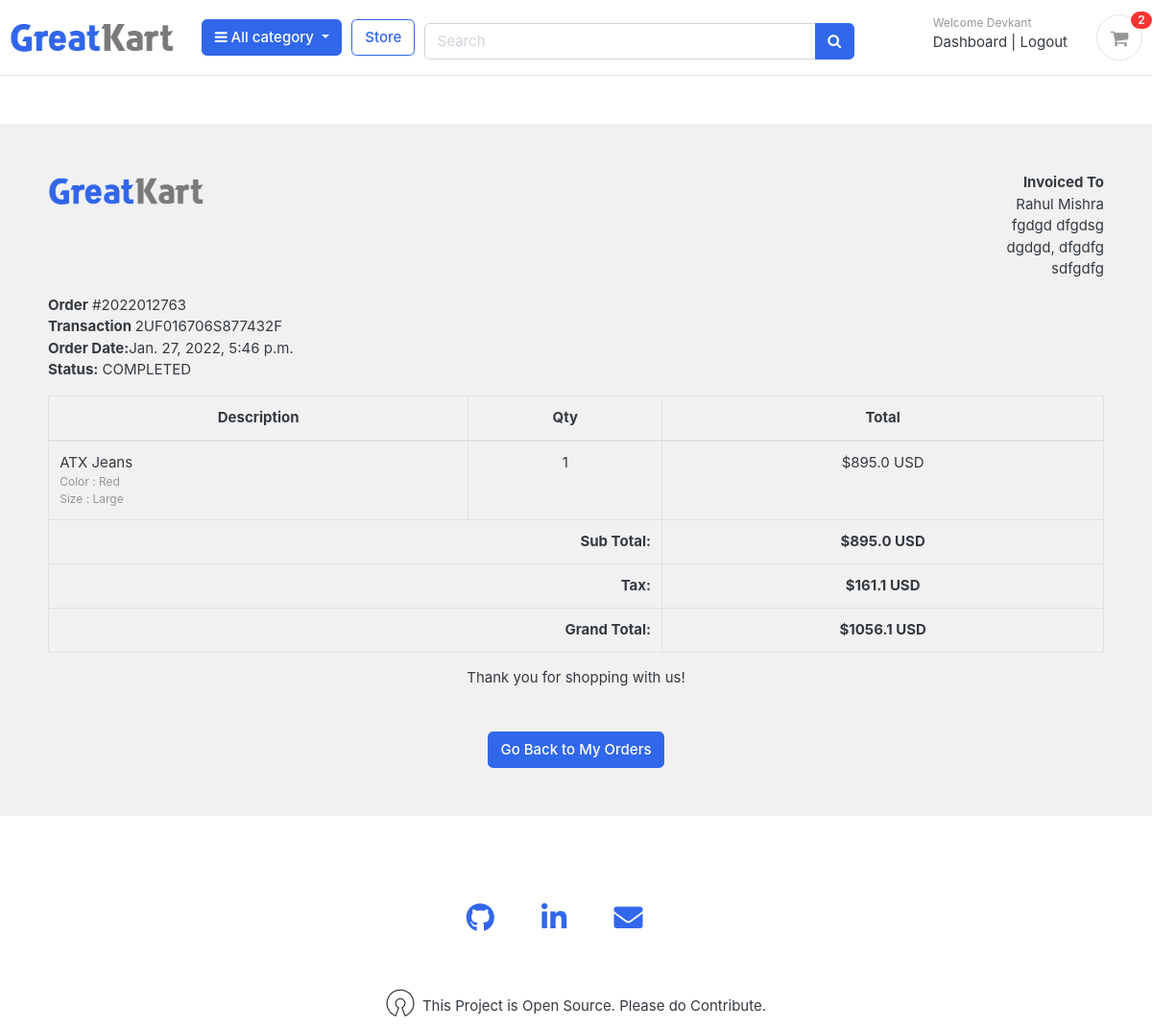
/accounts/order_detail/2022012763/ (signed in), run on the app's committed database.
### accounts/models.py (models this page shows, shortened)
class Account(AbstractBaseUser):
	first_name = models.CharField(max_length=50)
	last_name = models.CharField(max_length=50)
	username = models.CharField(max_length=50,unique=True)
	email = models.EmailField(max_length=50,unique=True)
	phone_number = models.CharField(max_length=50)
	date_joined = models.DateTimeField(auto_now_add=True)
	last_login = models.DateTimeField(auto_now_add=True)
	is_admin = models.BooleanField(default=False)
	is_staff = models.BooleanField(default=False)
	is_active = models.BooleanField(default=False)
	is_superadmin = models.BooleanField(default=False)
	USERNAME_FIELD = 'email'
	REQUIRED_FIELDS = ['username','first_name','last_name']
	objects = MyAccountManager()

### orders/models.py (models this page shows, shortened)
class Order(models.Model):
	STATUS = (
		('New' , 'New'),
		('Accepted', 'Accepted'),
		('Completed', 'Completed'),
		('Cancelled', 'Cancelled'),
	)
	user = models.ForeignKey(Account,on_delete = models.SET_NULL,null=True)
	payment = models.ForeignKey(Payment,on_delete = models.SET_NULL,blank=True,null = True)
	order_number = models.CharField(max_length=20)
	first_name = models.CharField(max_length=50)
	last_name = models.CharField(max_length=50)
	phone = models.CharField(max_length=15)
	email = models.EmailField(max_length=50)
	address_line_1 = models.CharField(max_length=100)
	address_line_2 = models.CharField(max_length=100,blank=True)
	country = models.CharField(max_length=50)
	state = models.CharField(max_length=50)
	city = models.CharField(max_length=50)
	order_note = models.CharField(max_length=100,blank=True)
	order_total = models.FloatField()
	tax = models.FloatField()
	status = models.CharField(max_length=10,choices=STATUS,default='New')
	ip = models.CharField(blank=True,max_length=50)
	is_ordered = models.BooleanField(default=False)
	created_at = models.DateTimeField(auto_now_add=True)
	updated_at = models.DateTimeField(auto_now=True)
	def full_name(self):
		return f"{self.first_name} {self.last_name}"
	def full_address(self):
		return f"{self.address_line_1} {self.address_line_2}"

class Payment(models.Model):
	user = models.ForeignKey(Account,on_delete = models.CASCADE)
	payment_id = models.CharField(max_length=100)
	payment_method = models.CharField(max_length=100)
	amount_paid = models.CharField(max_length=100)
	status = models.CharField(max_length=100)
	created_at = models.DateTimeField(auto_now_add=True)

class OrderProduct(models.Model):
	order = models.ForeignKey(Order,on_delete = models.CASCADE)
	payment = models.ForeignKey(Payment,on_delete = models.CASCADE)
	user = models.ForeignKey(Account,on_delete = models.CASCADE)
	product = models.ForeignKey(Product,on_delete = models.CASCADE)
	variations = models.ManyToManyField(Variation,blank = True)
	quantity = models.IntegerField()
	product_price = models.FloatField()
	ordered = models.BooleanField(default=False)
	created_at= models.DateTimeField(auto_now_add=True)
	updated_at = models.DateTimeField(auto_now=True)

### store/models.py (models this page shows, shortened)
class Product(models.Model):
	product_name = models.CharField(max_length=255,unique=True)
	slug = models.SlugField(max_length=200,unique=True)
	description = models.TextField(max_length=500,blank = True)
	price = models.IntegerField()
	images = models.ImageField(upload_to='photos/products')
	stock = models.IntegerField()
	is_available = models.BooleanField(default=True)
	category = models.ForeignKey(Category, on_delete=models.CASCADE)
	created_date = models.DateTimeField(auto_now_add = True)
	modified_date = models.DateTimeField(auto_now = True)

class Variation(models.Model):
	product = models.ForeignKey(Product,on_delete = models.CASCADE)
	variation_category = models.CharField(max_length=100, choices = variation_category_choice)
	variation_value = models.CharField(max_length = 100)
	is_active = models.BooleanField(default=True)
	created_date = models.DateTimeField(auto_now = True)
	objects = VariationManager()

### accounts/views.py (the view)
# urls.py: path('order_detail/<int:order_id>/',views.order_detail,name='order_detail')
@login_required(login_url='login')
def order_detail(request,order_id):
	order_detail = OrderProduct.objects.filter(order__order_number=order_id)
	order = Order.objects.get(order_number= order_id)
	subtotal =0
	for i in order_detail:
		subtotal += i.quantity*i.product_price
	context ={
		'order_detail':order_detail,
		'order':order,
		'subtotal':subtotal,
	}
	return render(request,'accounts/order_detail.html',context)

### carts/context_processors.py (called while the page is built)
def counter(request):
	cart_count = 0
	if 'admin' in request.path:
		return {}
	else:
		try:
			cart = Cart.objects.filter(cart_id = _cart_id(request))
			if request.user.is_authenticated:
				cart_items  = CartItem.objects.all().filter(user =request.user)
			else:
				cart_items  = CartItem.objects.all().filter(cart = cart[:1])
			for cart_item in cart_items:
				cart_count += cart_item.quantity
		except Cart.DoesNotExist:
			cart_count = 0
	return dict(cart_count=cart_count)

### carts/views.py (called while the page is built)
def _cart_id(request):
	cart = request.session.session_key
	if not cart:
		cart = request.session.create()
	return cart

### category/context_processors.py (called while the page is built)
def menu_links(request):
	links = Category.objects.all()
	return dict(links=links)

### category/models.py (called while the page is built)
	def get_url(self):
		return reverse('products_by_category',args =[self.slug])

### templates/accounts/order_detail.html
{% extends "base.html" %}
{% load static %}
{% block content %}
<div class="container" style="margin: 0 auto;width: 100%;padding: 50px;background: #f1f1f1;margin-top: 50px;margin-bottom: 50px;">
    <div class="row invoice row-printable">
        <div class="col-md-12">
            <div class="panel panel-default plain" id="dash_0">
                <div class="panel-body p30">
                    <div class="row">
                        <div class="col-lg-6">
                            <div class="invoice-logo"><img src="{% static '/images/logo.png' %}" alt="Invoice logo" style="max-height: 40px;"></div>
                        </div>
                        <div class="col-lg-6">
                            <div class="invoice-from">
                                <ul class="list-unstyled text-right">
                                    <li><strong>Invoiced To</strong></li>
                                    <li>{{order.full_name}}</li>
                                    <li>{{order.full_address}}</li>
                                    <li>{{order.city}}, {{order.state}}</li>
                                    <li>{{order.country}}</li>
                                </ul>
                            </div>
                        </div>
                        <div class="col-lg-12">
                            <div class="invoice-details mt25">
                                <div class="well">
                                    <ul class="list-unstyled mb0">
                                        <li><strong>Order</strong> #{{order.order_number}}</li>
                                        <li><strong>Transaction </strong>{{order.payment.payment_id}}</li>
                                        <li><strong>Order Date:</strong>{{order.created_at}}</li>
                                        <li><strong>Status:</strong> {{order.payment.status}}</li>
                                    </ul>
                                </div>
                            </div>
							<div class="row">
							<div class="col-lg-12">
                            <div class="invoice-items">
                                <div class="table-responsive" style="overflow: hidden; outline: none;" tabindex="0">
                                    <table class="table table-bordered" stye="width:100%">
                                        <thead>
                                            <tr>
                                                <th class="per70 text-center">Description</th>
                                                <th class="per5 text-center">Qty</th>
                                                <th class="per25 text-center">Total</th>
                                            </tr>
                                        </thead>
                                        <tbody>
										{% for item in order_detail %}
                                            <tr>
                                                <td>
												{{item.product.product_name}}
												<p class="text-muted small">
												{% for i in item.variations.all %}
													{{i.variation_category | capfirst}} : {{i.variation_value | capfirst}} <br>
												{% endfor %}
												</p>
												</td>
                                                <td class="text-center">{{item.quantity}}</td>
                                                <td class="text-center">${{item.product_price}} USD</td>
                                            </tr>
										{% endfor %}
                                        </tbody>
                                        <tfoot>
                                            <tr>
                                                <th colspan="2" class="text-right">Sub Total:</th>
                                                <th class="text-center">${{subtotal}} USD</th>
                                            </tr>
                                            <tr>
                                                <th colspan="2" class="text-right">Tax:</th>
                                                <th class="text-center">${{order.tax}} USD</th>
                                            </tr>
                                            <tr>
                                                <th colspan="2" class="text-right">Grand Total:</th>
                                                <th class="text-center">${{order.order_total}} USD</th>
                                            </tr>
                                        </tfoot>
                                    </table>
                                </div>
							</div>
                            </div>
							</div>
                            <div class="invoice-footer mt25">
                                <p class="text-center">Thank you for shopping with us!</p>
                            </div>
                        </div>
                    </div>
                </div>
            </div>
        </div>
    </div>
        <div class="text-center mt-5"><a href="{% url 'my_orders' %}" class="btn btn-primary">Go Back to My Orders</a></div>
    </div>
{% endblock content %}

### templates/includes/navbar.html (shortened to what this page needs)
{% load static %}
<header class="section-header">
<section class="header-main border-bottom">
	<div class="container">
<div class="row align-items-center">
	<div class="col-lg-2 col-md-3 col-sm-6 text-center">
		<a href="{% url 'home' %}" class="brand-wrap">
			<img class="logo" src="{% static './images/logo.png' %}">
		</a>
	</div>
	<div class="col-lg col-sm col-md col-6 flex-grow-0 text-center">
		<div class="category-wrap dropdown d-inline-block float-right">
			<button type="button" class="btn btn-primary dropdown-toggle" data-toggle="dropdown">
				<i class="fa fa-bars"></i> All category
			</button>
		</div>
	</div>
	<a href="{% url 'store' %}" class="btn btn-outline-primary">Store</a>
	<div class="col-lg col-md-6 col-sm-12 mt-2">
		<form action="{% url 'search' %}" class="search" method="get">
			<div class="input-group w-100">
			    <input type="text" class="form-control" style="width:60%;" placeholder="Search" name = "keyword" >
			    <div class="input-group-append">
			      <button class="btn btn-primary" type="submit">
			        <i class="fa fa-search"></i>
			      </button>
			    </div>
		    </div>
		</form>
	</div>
	<div class="col-lg-3 col-sm-6 col-8 order-2 order-lg-3">
				<div class="d-flex justify-content-end mb-3 mb-lg-0">
				{% if user.id is None %}
					<div class="widget-header">
						<small class="title text-muted">Welcome guest!</small>
						<div>
							<a href="{% url 'login' %}">Sign in</a> <span class="dark-transp"> | </span>
							<a href="{% url 'register' %}"> Register</a>
						</div>
					</div>
				{% else %}
					<div class="widget-header">
						<small class="title text-muted">Welcome {{user.first_name}}</small>
						<div>
							<a href="{% url 'dashboard' %}">Dashboard</a> <span class="dark-transp"> | </span>
							<a href="{% url 'logout' %}"> Logout</a>
						</div>
					</div>
				{% endif %}
					<a href="{% url 'cart' %}" class="widget-header pl-3 ml-3">
						<div class="icon icon-sm rounded-circle border"><i class="fa fa-shopping-cart"></i></div>
						<span class="badge badge-pill badge-danger notify">{{cart_count}}</span>
					</a>
				</div>
			</div>
</div>
	</div>
</section>
</header>

### static/css/ui.css (style rules this page uses)
html { font-family: "Inter", sans-serif; font-size: 15px; }
.icon-xs, .icon-sm, .icon-md, .icon-lg { display: inline-block; text-align: center; flex-shrink: 0; flex-grow: 0; }
.icon-sm { width: 48px; height: 48px; line-height: 48px !important; font-size: 20px; }
p:last-child { margin-bottom: 0; }
.header-main { position: relative; padding-top: 1rem; padding-bottom: 1rem; }
.brand-wrap .logo, .navbar-brand .logo { margin-right: 7px; max-height: 42px; display: inline-block; }
.widget-header { display: inline-block; vertical-align: middle; position: relative; }
.widget-header a { color: #343a40; }
.widget-header i { color: #969696; }
.widget-header .title { display: block; }
.widget-header .notify { position: absolute; top: -3px; right: -10px; }
[class*=list-] li:after { visibility: hidden; display: block; content: ""; overflow: hidden; height: 0; clear: both; }
.notify { position: absolute; top: -4px; right: -10px; display: inline-block; padding: 0.25em 0.6em; font-size: 12px; line-height: 1; text-align: center; border-radius: 3rem; color: #fff; background-color: #fa3434; }

### data on the page
Account: first_name "Devkant"
Order: full_name "Rahul Mishra", full_address "fgdgd dfgdsg", city "dgdgd", state "dfgdfg", country "sdfgdfg", order_number "2022012763", payment.payment_id "2UF016706S877432F", created_at "Jan. 27, 2022, 5:46 p.m.", payment.status "COMPLETED", tax "161.1", order_total "1056.1"
OrderProduct: product.product_name "ATX Jeans", quantity "1", product_price "895.0"
Variation: variation_category "Color", variation_value "Red"
Variation: variation_category "Size", variation_value "Large"

### other printed values
{{ cart_count }} "2"
{{ subtotal }} "895.0"
